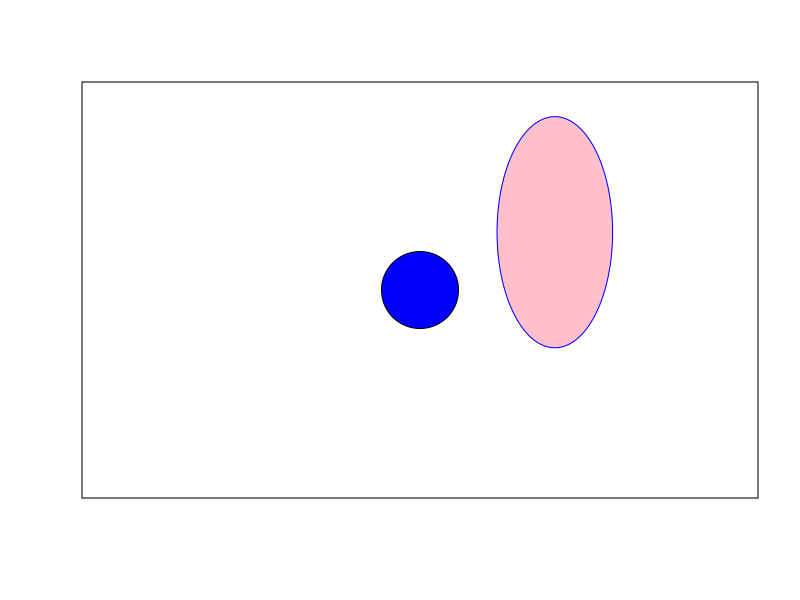

Write R code to recreate this figure.
## ---- chunk 1
canvas <- function(mn=0,mx=100){
  plot(1:2,ylim=c(mn,mx),xlim=c(mn,mx),asp=1,xaxt="n",yaxt="n",type="n",xlab="",ylab="")
}

circle <- function(x,y,r,ry=r,...){
  angs <- seq(0,2*pi,length=200)
  xpts <- x+r*cos(angs)
  ypts <- y+ry*sin(angs)
  polygon(xpts,ypts,...)
}
## ---- chunk 2
canvas()
circle(50,50,10,col="blue",border=NULL)
circle(85,65,15,30,col="pink",border="blue")
